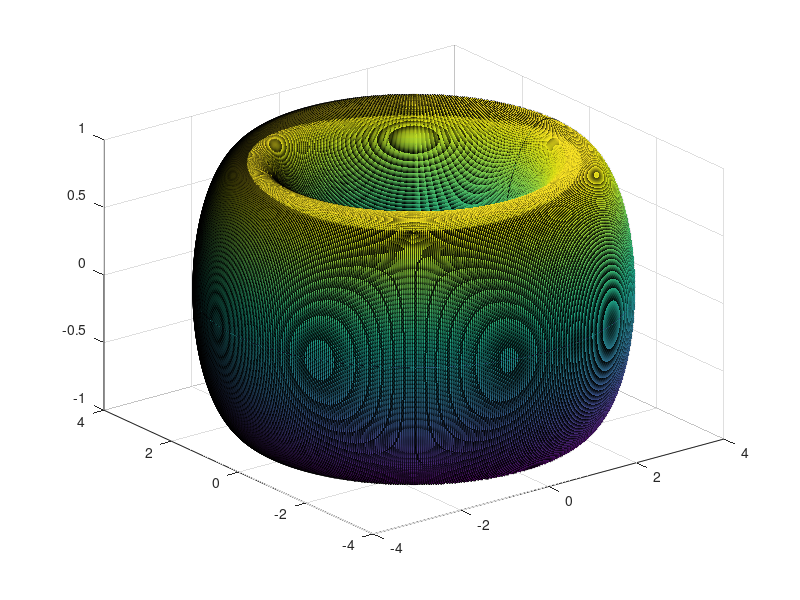

MATLAB code to generate this figure:
[a,b] = meshgrid(0:0.01:2*pi,0:0.01:2*pi);
x = (3 + cos(b)).*cos(a);
y = (3 + cos(b)).*sin(a);
z = sin(b);
surf(x,y,z);

